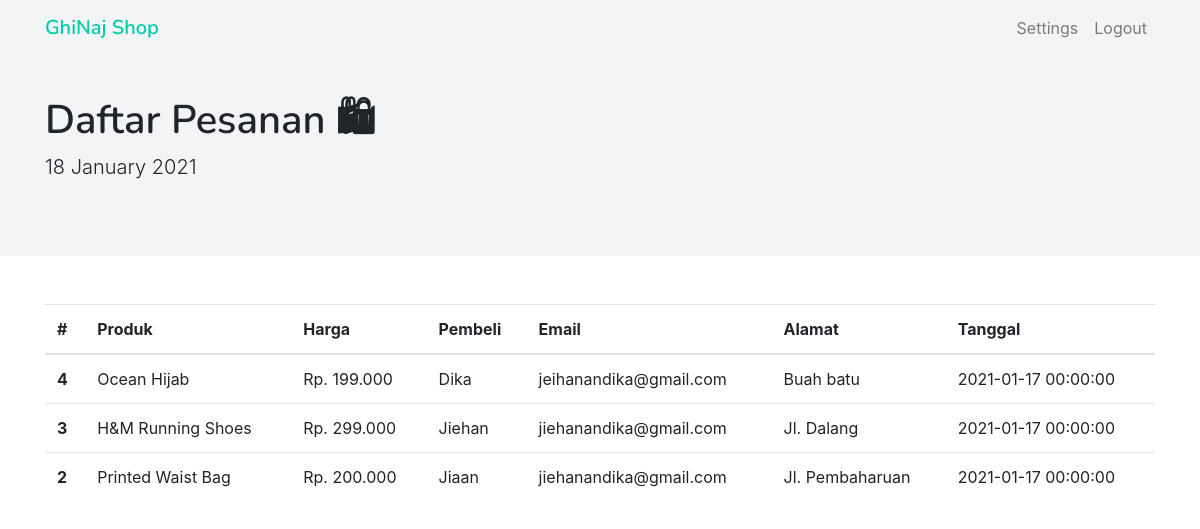
Page /admin/pesanan.php (signed in) on the committed database.
### tables this page shows
CREATE TABLE `pesanan` (
  `id_pesan` int(11) NOT NULL,
  `id_produk` int(11) NOT NULL,
  `nama` varchar(50) NOT NULL,
  `email` varchar(50) NOT NULL,
  `alamat` text NOT NULL,
  `dates` datetime NOT NULL,
  `status` int(11) NOT NULL DEFAULT 0
);

CREATE TABLE `produk` (
  `id_produk` int(11) NOT NULL,
  `name` varchar(200) NOT NULL,
  `gambar` varchar(200) NOT NULL,
  `harga` int(200) NOT NULL,
  `kategori` varchar(200) NOT NULL
);

### admin/pesanan.php (the view, shortened to what this page needs)
<?php
require('../function/connect.php');
?>
<!doctype html>
<html lang="en">
  <head>
    <link rel="stylesheet" href="../css/bootstrap.css">
    <link rel="stylesheet" href="../css/bootstrap-icons.css">
    <link rel="stylesheet" href="../css/custom.css">
  </head>
  <body>
    <nav class="navbar navbar-expand-lg navbar-light bg-color">
        <div class="container">
            <a class="navbar-brand nunito-bold color1" href="index.php">GhiNaj Shop</a>
            <div class="collapse navbar-collapse" id="navbarToggler">
                <ul class="navbar-nav ml-auto">
                    <li class="nav-item">
                        <a class="nav-link" href="settings.php">Settings</span></a>
                    </li>
                    <li class="nav-item">
                        <a class="nav-link" href="logout.php">Logout</span></a>
                    </li>
                </ul>
            </div>
        </div>
    </nav>
    <div class="bg-color headers" style="height: 200px">
    <br>
      <div class="container mt-3">
          <h1 class="nunito-bold text-capitalize">Daftar Pesanan 🛍</h1>
          <p style="font-size:20px; font-weight: 300;"><?php echo date('d F Y'); ?></p>
      </div>
    </div>
    <div class="container mt-5">
        <table class="table">
        <thead>
            <tr>
            <th scope="col">#</th>
            <th scope="col">Produk</th>
            <th scope="col">Harga</th>
            <th scope="col">Pembeli</th>
            <th scope="col">Email</th>
            <th scope="col">Alamat</th>
            <th scope="col">Tanggal</th>
            </tr>
        </thead>
        <tbody>
            <?php
                $nw = mysqli_query($conn, "SELECT pesanan.*,produk.* FROM pesanan JOIN produk ON pesanan.id_produk = produk.id_produk ORDER BY pesanan.id_pesan DESC");
                if(mysqli_num_rows($nw)) {
                while ($rows = mysqli_fetch_assoc($nw)) {
                    $ipn = $rows['id_pesan'];
                    $jdn = $rows['name'];
                    $hrg= $rows['harga'];
                    $pem = $rows['nama'];
                    $mail = $rows['email'];
                    $alm = $rows['alamat'];
                    $dt = $rows['dates'];
            ?>
            <tr>
            <th><?php echo $ipn; ?></th>
            <td><?php echo $jdn; ?></td>
            <td><?php echo "Rp. " . number_format($hrg, 0, ".", "."); ?></td>
            <td><?php echo $pem; ?></td>
            <td><?php echo $mail; ?></td>
            <td><?php echo $alm; ?></td>
            <td><?php echo $dt; ?></td>
            </tr>
            <?php }
            } else {
                echo 'Belum ada pesanan';
            } ?>
        </tbody>
        </table>
    </div>
      <br>
      <br>
  </body>
</html>

### css/custom.css (style rules this page uses)
.nunito-bold { font-family: "Nunito", sans-serif; font-weight: 600; }
.bg-color { background-color: #f3f4f5 !important; }
.color1 { color: #00cba9 !important; }

### rows in the picture
pesanan: id_pesan "4", id_produk.name "Ocean Hijab", id_produk.harga "199.000", nama "Dika", email "jeihanandika@gmail.com", alamat "Buah batu", dates "2021-01-17 00:00:00"
pesanan: id_pesan "3", id_produk.name "H&M Running Shoes", id_produk.harga "299.000", nama "Jiehan", email "jiehanandika@gmail.com", alamat "Jl. Dalang", dates "2021-01-17 00:00:00"
pesanan: id_pesan "2", id_produk.name "Printed Waist Bag", id_produk.harga "200.000", nama "Jiaan", email "jiehanandika@gmail.com", alamat "Jl. Pembaharuan", dates "2021-01-17 00:00:00"
